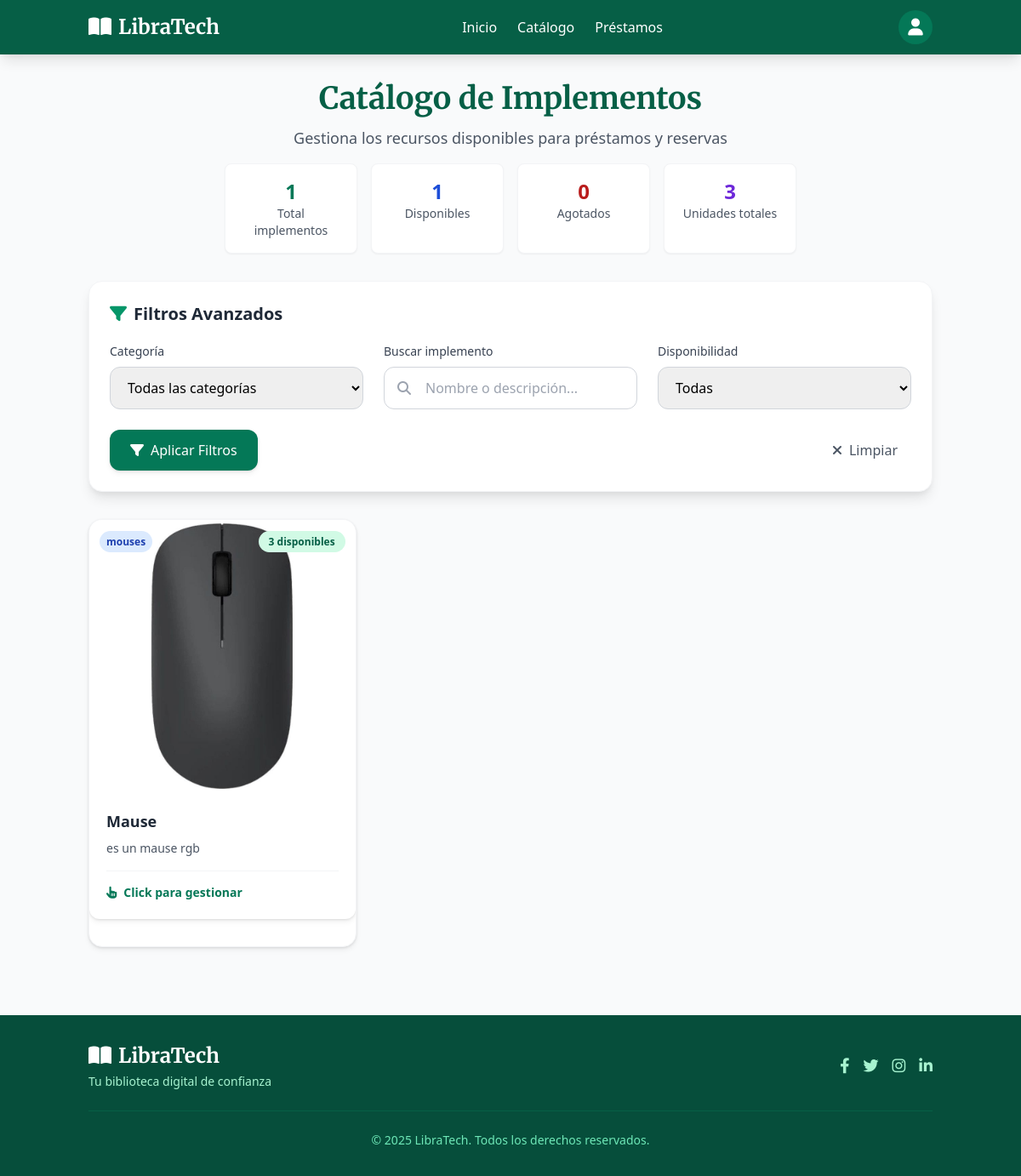
/catalogo/catalogo (signed in), run on the app's committed database.
### tables this page shows
CREATE TABLE catalogo (
                id INTEGER PRIMARY KEY AUTOINCREMENT,
                implemento TEXT NOT NULL,
                descripcion TEXT NOT NULL,
                disponibilidad INTEGER NOT NULL,
                imagen_url TEXT,
                categoria TEXT,
                created_at TIMESTAMP DEFAULT CURRENT_TIMESTAMP
            );

### routes/catalogo.py (the view, shortened to what this page needs)
@catalogo_bp.route('/catalogo', methods=['GET', 'POST'])
@login_required
def catalogo():
    conn = get_db_connection()
    catalogo_items = conn.execute('SELECT * FROM catalogo ORDER BY implemento').fetchall()
    conn.close()
    return render_template('views/catalogo.html', catalogo=catalogo_items)

### app.py (called while the page is built)
@app.context_processor
def inject_user():
    return dict(
        current_user={
            'id': session.get('user_id'),
            'nombre': session.get('user_nombre'),
            'email': session.get('user_email'),
            'is_authenticated': 'user_id' in session
        }
    )

### routes/login.py (called while the page is built)
def login_required(view):
    from functools import wraps
    @wraps(view)
    def wrapped_view(*args, **kwargs):
        if 'user_id' not in session:
            flash('Por favor, inicie sesión para acceder a esta página', 'error')
            return redirect(url_for('login.login'))
        return view(*args, **kwargs)
    return wrapped_view

### utils/db.py (called while the page is built)
def get_db_connection():
    conn = sqlite3.connect('models/database.db')
    conn.row_factory = sqlite3.Row
    return conn

### templates/views/catalogo.html (shortened to what this page needs)
{% extends "base.html" %}
{% block content %}
<main class="container mx-auto px-4 py-8">
    <div class="text-center mb-8">
        <h1 class="text-4xl font-serif font-bold text-green-800 mb-3">Catálogo de Implementos</h1>
        <p class="text-gray-600 text-lg mb-4">Gestiona los recursos disponibles para préstamos y reservas</p>
        <div class="grid grid-cols-2 md:grid-cols-4 gap-4 max-w-2xl mx-auto">
            <div class="bg-white p-4 rounded-lg shadow-sm border border-gray-100">
                <div class="text-2xl font-bold text-green-700">{{ catalogo|length }}</div>
                <div class="text-sm text-gray-600">Total implementos</div>
            </div>
            <div class="bg-white p-4 rounded-lg shadow-sm border border-gray-100">
                <div class="text-2xl font-bold text-blue-700">
                    {{ catalogo|selectattr('disponibilidad', 'gt', 0)|list|length }}
                </div>
                <div class="text-sm text-gray-600">Disponibles</div>
            </div>
            <div class="bg-white p-4 rounded-lg shadow-sm border border-gray-100">
                <div class="text-2xl font-bold text-red-700">
                    {{ catalogo|selectattr('disponibilidad', 'eq', 0)|list|length }}
                </div>
                <div class="text-sm text-gray-600">Agotados</div>
            </div>
            <div class="bg-white p-4 rounded-lg shadow-sm border border-gray-100">
                <div class="text-2xl font-bold text-purple-700">
                    {{ catalogo|map(attribute='disponibilidad')|sum }}
                </div>
                <div class="text-sm text-gray-600">Unidades totales</div>
            </div>
        </div>
    </div>
    <form action="{{ url_for('catalogo.filtrar_catalogo') }}" method="get"
          class="bg-white p-6 rounded-2xl shadow-lg mb-8 border border-gray-100">
        <h2 class="text-xl font-bold text-gray-800 mb-5 flex items-center">
            <i class="fas fa-filter mr-2 text-green-600"></i> Filtros Avanzados
        </h2>
        <div class="grid grid-cols-1 md:grid-cols-3 gap-6">
            <div>
                <label class="block text-sm font-medium text-gray-700 mb-2">Categoría</label>
                <select name="categoria"
                        class="w-full px-4 py-3 border border-gray-300 rounded-xl focus:ring-2 focus:ring-green-600 focus:border-transparent transition">
                    <option value="">Todas las categorías</option>
                </select>
            </div>
            <div>
                <label class="block text-sm font-medium text-gray-700 mb-2">Buscar implemento</label>
                <div class="relative">
                    <i class="fas fa-search absolute left-4 top-1/2 transform -translate-y-1/2 text-gray-400"></i>
                    <input type="text" name="filtro" value="{{ request.args.get('filtro', '') }}"
                           placeholder="Nombre o descripción..."
                           class="w-full px-4 py-3 pl-12 border border-gray-300 rounded-xl focus:ring-2 focus:ring-green-600 focus:border-transparent transition">
                </div>
            </div>
            <div>
                <label class="block text-sm font-medium text-gray-700 mb-2">Disponibilidad</label>
                <select name="disponibilidad"
                        class="w-full px-4 py-3 border border-gray-300 rounded-xl focus:ring-2 focus:ring-green-600 focus:border-transparent transition">
                    <option value="">Todas</option>
                </select>
            </div>
        </div>
        <div class="flex justify-between items-center mt-6">
            <button type="submit"
                    class="px-6 py-3 bg-green-700 text-white rounded-xl hover:bg-green-600 transition flex items-center shadow-md hover:shadow-lg">
                <i class="fas fa-filter mr-2"></i> Aplicar Filtros
            </button>
            <a href="{{ url_for('catalogo.catalogo') }}"
               class="px-4 py-2 text-gray-600 hover:text-gray-800 transition flex items-center">
                <i class="fas fa-times mr-2"></i> Limpiar
            </a>
        </div>
    </form>
    <div class="grid grid-cols-1 md:grid-cols-2 lg:grid-cols-3 xl:grid-cols-4 gap-6">
        {% for item in catalogo %}
        <div x-data="{ open: false, action: '', loading: false }" class="group">
            <div class="bg-white rounded-2xl shadow-md hover:shadow-xl transition cursor-pointer overflow-hidden h-full flex flex-col border border-gray-100 group-hover:border-green-200"
                 @click="if(!loading) { open = true; action = '' }">
        <div class="bg-white rounded-xl shadow-md overflow-hidden image-container mb-8">
            <div class="h-64 md:h-80 relative flex items-center justify-center overflow-hidden">
                <img
                    src="{{ url_for('static', filename=(('uploads/' + item.imagen_url) if item.imagen_url else 'img/default.jpg')) }}"
                    alt="{{ item.implemento }}"
                    class="w-full h-full object-cover object-center"
                    onerror="this.src='https://via.placeholder.com/400x300/eff6ff/0ea5e9?text=Imagen+No+Disponible'"
                >
                    <div class="absolute top-3 right-3">
                        <span class="px-3 py-1 rounded-full text-xs font-semibold
                            {% if item['disponibilidad'] > 0 %}
                                bg-green-100 text-green-800
                            {% else %}
                                bg-red-100 text-red-800
                            {% endif %}">
                            {% if item['disponibilidad'] > 0 %}
                                {{ item['disponibilidad'] }} disponible{% if item['disponibilidad'] > 1 %}s{% endif %}
                            {% else %}
                                Agotado
                            {% endif %}
                        </span>
                    </div>
                    <div class="absolute top-3 left-3">
                        <span class="px-2 py-1 rounded-full text-xs font-semibold bg-blue-100 text-blue-800">
                            {{ item['categoria'] }}
                        </span>
                    </div>
                </div>
                <div class="p-5 flex-1 flex flex-col">
                    <h3 class="font-bold text-lg mb-2 text-gray-800 line-clamp-1">{{ item['implemento'] }}</h3>
                    <p class="text-gray-600 text-sm mb-4 flex-1 line-clamp-2">{{ item['descripcion'] }}</p>
                    <div class="mt-auto pt-3 border-t border-gray-100">
                        <span class="inline-flex items-center text-sm text-green-700 font-semibold">
                            <i class="fas fa-hand-pointer mr-2"></i>Click para gestionar
                        </span>
                    </div>
                </div>
            </div>
        </div>
        {% endfor %}
    </div>
</main>
{% endblock %}

### templates/base.html (shortened to what this page needs)
<!DOCTYPE html>
<html lang="es">
<head>
    <link href="https://cdn.jsdelivr.net/npm/tailwindcss@2.2.19/dist/tailwind.min.css" rel="stylesheet">
    <link rel="stylesheet" href="{{url_for('static', filename='styles.css')}}">
    <link rel="stylesheet" href="https://cdnjs.cloudflare.com/ajax/libs/font-awesome/6.4.0/css/all.min.css">
</head>
<body class="font-sans bg-gray-50" >
    <header class="bg-green-800 text-white shadow-lg">
        <nav class="container mx-auto px-4 py-3 flex justify-between items-center">
            <div class="flex items-center">
                <div class="text-2xl font-bold font-serif mr-2">
                    <i class="fas fa-book-open mr-2"></i><a href="/">LibraTech</a>
                </div>
            </div>
            <div class="hidden md:flex space-x-6">
                <a href="/" class="hover:text-green-200 transition duration-300">Inicio</a>
                <a href="{{url_for('catalogo.catalogo')}}" class="hover:text-green-200 transition duration-300">Catálogo</a>
                <a href="{{url_for('prestamos.prestamos')}}" class="hover:text-green-200 transition duration-300">Préstamos</a>
            </div>
            <div class="relative" x-data="{ open: false }">
            <button @click="open = true" class="flex items-center focus:outline-none">
                <div class="w-10 h-10 rounded-full bg-green-700 flex items-center justify-center">
                    <i class="fas fa-user text-xl"></i>
                </div>
            </button>
        </div>
        </nav>
    </header>
    {% block content %}
    {% endblock %}
    <footer class="bg-green-900 text-white py-8 mt-12">
        <div class="container mx-auto px-4">
            <div class="flex flex-col md:flex-row justify-between items-center">
                <div class="mb-4 md:mb-0">
                    <div class="text-2xl font-bold font-serif">
                        <i class="fas fa-book-open mr-2"></i>LibraTech
                    </div>
                    <p class="text-green-200 text-sm mt-1">Tu biblioteca digital de confianza</p>
                </div>
                <div class="flex space-x-4">
                    <a href="#" class="text-green-200 hover:text-white transition duration-300">
                        <i class="fab fa-facebook-f text-lg"></i>
                    </a>
                    <a href="#" class="text-green-200 hover:text-white transition duration-300">
                        <i class="fab fa-twitter text-lg"></i>
                    </a>
                    <a href="#" class="text-green-200 hover:text-white transition duration-300">
                        <i class="fab fa-instagram text-lg"></i>
                    </a>
                    <a href="#" class="text-green-200 hover:text-white transition duration-300">
                        <i class="fab fa-linkedin-in text-lg"></i>
                    </a>
                </div>
            </div>
            <div class="border-t border-green-800 mt-6 pt-6 text-sm text-center text-green-300">
                <p>© 2025 LibraTech. Todos los derechos reservados.</p>
            </div>
        </div>
    </footer>
</body>
</html>

### static/styles.css (style rules this page uses)
body { font-family: 'Open Sans', sans-serif; }
.font-serif { font-family: 'Merriweather', serif; }
a, button { transition: all 0.3s ease; }
.shadow-md { box-shadow: 0 4px 6px rgba(0, 0, 0, 0.05), 0 1px 3px rgba(0, 0, 0, 0.1); }
.shadow-lg { box-shadow: 0 10px 15px -3px rgba(0, 0, 0, 0.1), 0 4px 6px -2px rgba(0, 0, 0, 0.05); }
.bg-white { animation: fadeIn 0.5s ease-out; }
.image-container { transition: transform 0.3s ease, box-shadow 0.3s ease; }

### data on the page
catalogo: imagen_url (picture), disponibilidad "3", categoria "mouses", implemento "Mause", descripcion "es un mause rgb"

### other printed values
{{ catalogo|length }} "1"
{{ catalogo|selectattr('disponibilidad', 'gt', 0)|list|length }} "1"
{{ catalogo|selectattr('disponibilidad', 'eq', 0)|list|length }} "0"
{{ catalogo|map(attribute='disponibilidad')|sum }} "3"
